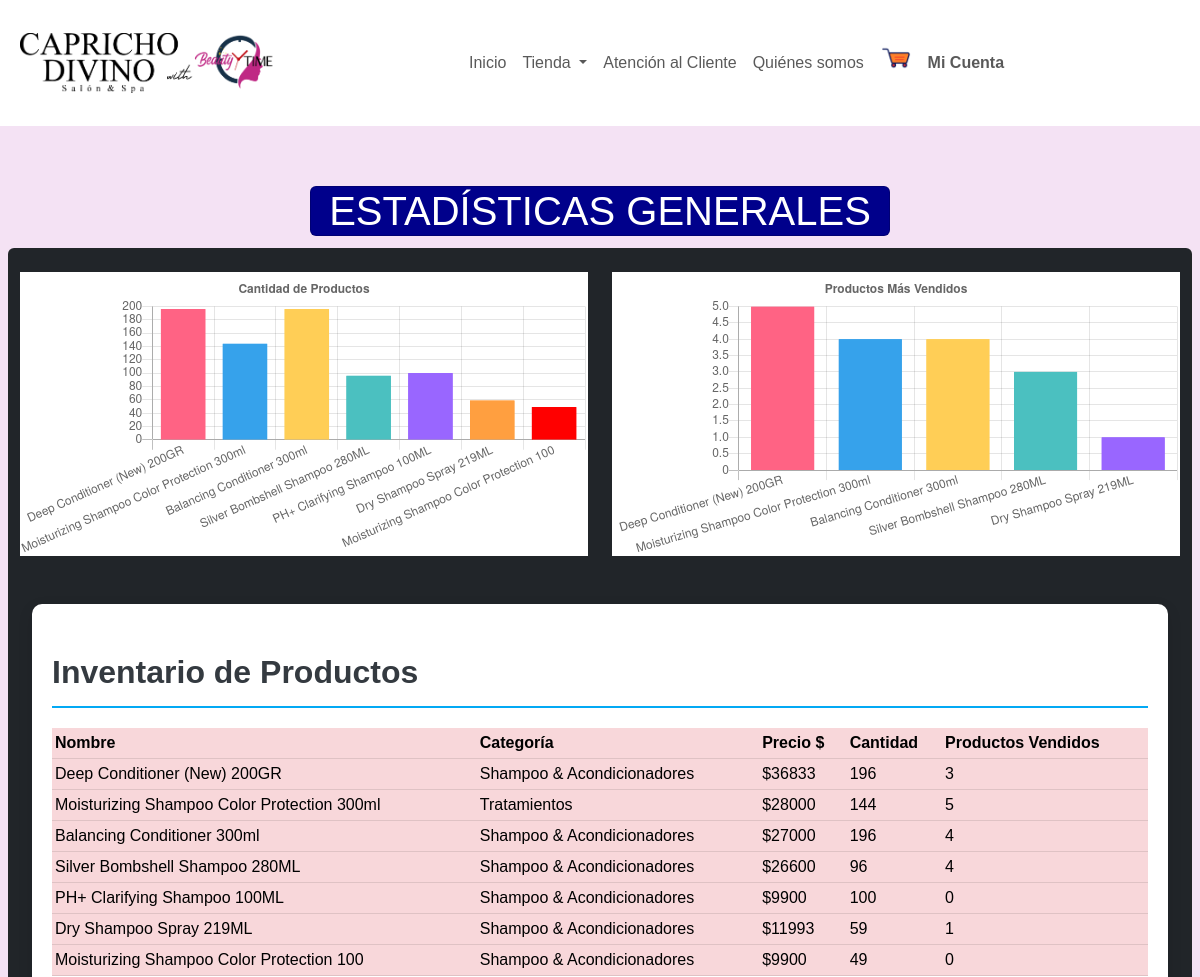
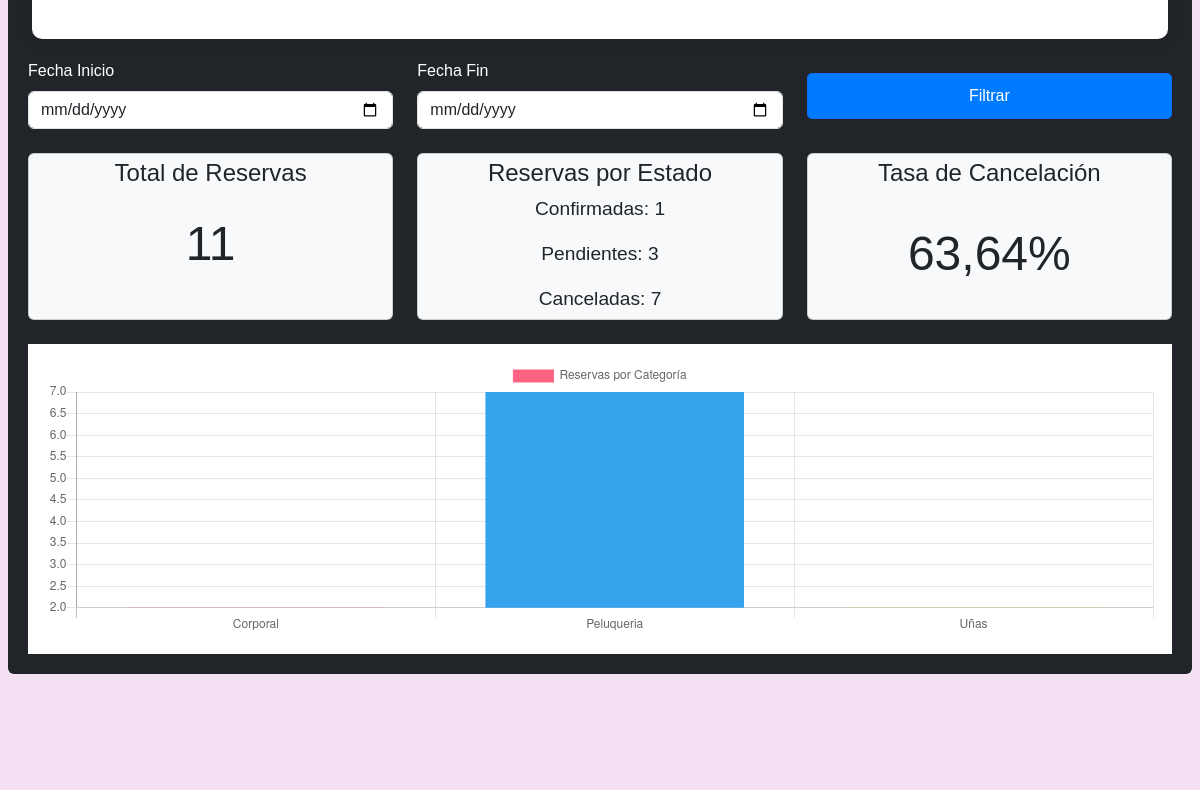
Page /paginas/dashboard (upper part) on the earlier database version (2 pictures, top to bottom).
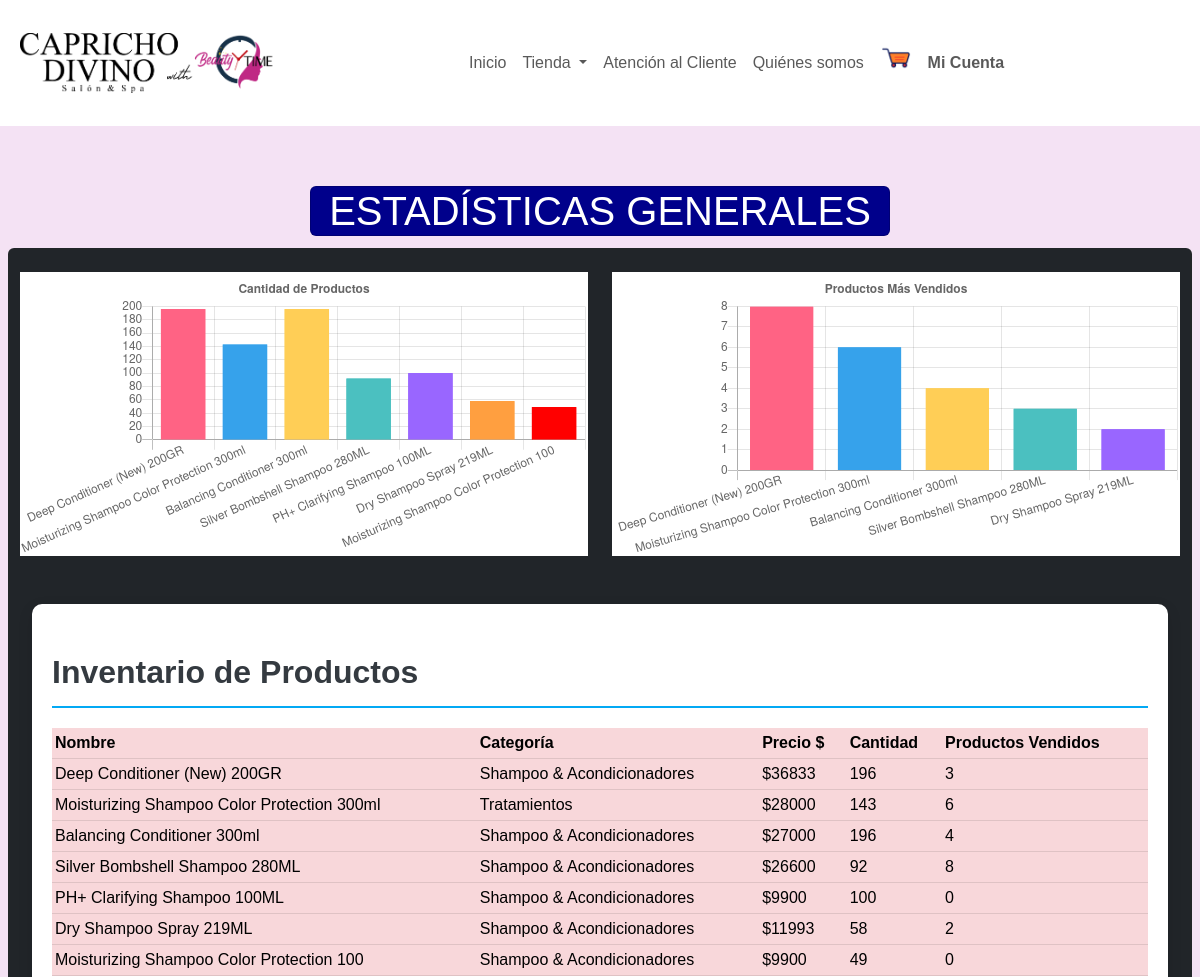
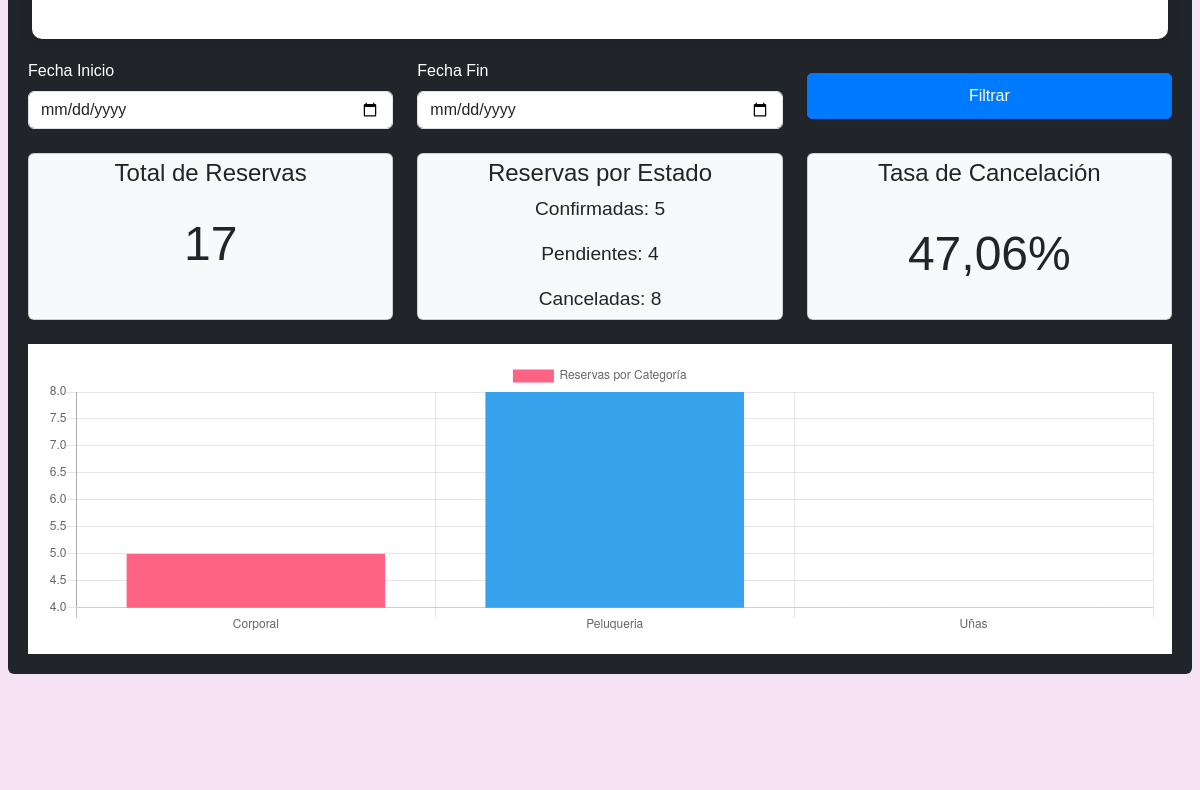
Same page on the later database version (2 pictures, top to bottom).
### core/models.py (models this page shows, shortened)
class Item(models.Model):
    nombre = models.CharField(max_length=100, null=False)
    descripcion = models.TextField(null=True, blank=True)
    categoria = models.ForeignKey(Categoria, on_delete=models.CASCADE, related_name='items')
    tipo = models.CharField(max_length=50, choices=[('producto', 'Producto'), ('servicio', 'Servicio')])
    costo = models.IntegerField(default=0)
    costo2 = models.IntegerField(default=0)
    picture = models.ImageField(upload_to='media/items/', null=True, blank=True)
    descuento = models.DecimalField(max_digits=4, decimal_places=2, null=True, blank=True, default=0.00)
    class Meta:
        verbose_name = 'item'
        verbose_name_plural = 'items'

class Producto(Item):
    cantidad = models.PositiveIntegerField(default=0)
    class Meta:
        verbose_name = 'producto'
        verbose_name_plural = 'productos'

class Item(models.Model):
    nombre = models.CharField(max_length=100, null=False)
    descripcion = models.TextField(null=True, blank=True)
    categoria = models.ForeignKey(Categoria, on_delete=models.CASCADE, related_name='items')
    tipo = models.CharField(max_length=50, choices=[('producto', 'Producto'), ('servicio', 'Servicio')])
    costo = models.IntegerField(default=0)
    costo2 = models.IntegerField(default=0)
    picture = models.ImageField(upload_to='media/items/', null=True, blank=True)
    descuento = models.DecimalField(max_digits=4, decimal_places=2, null=True, blank=True, default=0.00)
    class Meta:
        verbose_name = 'item'
        verbose_name_plural = 'items'

class Categoria(models.Model):
    nombre = models.CharField(max_length=100, unique=True)
    def __str__(self):
        return self.nombre

### core/views.py (the view)
# urls.py: path('paginas/dashboard', views.dashboard, name="dashboard"),
def dashboard(request):
    fecha_inicio = request.GET.get('fecha_inicio')
    fecha_fin = request.GET.get('fecha_fin')
    if fecha_inicio and fecha_fin:
        fecha_inicio = parse_date(fecha_inicio)
        fecha_fin = parse_date(fecha_fin)
    else:
        fecha_inicio = None
        fecha_fin = None
    reservas = Reserva.objects.all()
    if fecha_inicio and fecha_fin:
        reservas = reservas.filter(fecha__range=(fecha_inicio, fecha_fin))
    products = Producto.objects.all()
    product_count = products.count()
    orders = Order.objects.all()
    order_count = orders.count()
    products_sold = OrderItem.objects.values('item_id').annotate(total_quantity=Sum('cantidad')).order_by('-total_quantity')
    product_names = Item.objects.filter(id__in=[product_sold['item_id'] for product_sold in products_sold])
    products_sold_dict = {
        product_sold['item_id']: {
            'total_quantity': product_sold['total_quantity'],
            'name': product_name.nombre
        }
        for product_sold, product_name in zip(products_sold, product_names)
    }
    for product in products:
        if product.id in products_sold_dict:
            product.total_quantity = products_sold_dict[product.id]['total_quantity']
        else:
            product.total_quantity = 0
    total_reservas = reservas.count()
    reservas_confirmadas = reservas.filter(estado='confirmado').count()
    reservas_pendientes = reservas.filter(estado='pendiente').count()
    reservas_canceladas = reservas.filter(estado='eliminado').count()
    tasa_cancelacion = (reservas_canceladas / total_reservas * 100) if total_reservas > 0 else 0
    reservas_por_categoria = reservas.values('servicio__categoria__nombre').annotate(total=Count('id')).order_by('servicio__categoria__nombre')
    context = {
        'products': products,
        'product_count': product_count,
        'orders': orders,
        'order_count': order_count,
        'products_sold': products_sold_dict.values(),
        'total_reservas': total_reservas,
        'reservas_confirmadas': reservas_confirmadas,
        'reservas_pendientes': reservas_pendientes,
        'reservas_canceladas': reservas_canceladas,
        'tasa_cancelacion': tasa_cancelacion,
        'reservas_por_categoria': json.dumps(list(reservas_por_categoria)),
        'fecha_inicio': fecha_inicio,
        'fecha_fin': fecha_fin,
    }
    return render(request, 'dashboard/dashboard.html', context)

### core/cart.py (called while the page is built, shortened)
  def __iter__(self):
    cart = copy.deepcopy(self.cart)
    productos = Producto.objects.filter(id__in=cart)
    for producto in productos:
      cart[str(producto.id)]["producto"] = producto

### core/context_processors.py (called while the page is built)
def cart_badge(request):
    cart = Cart(request)
    item_count = sum(item['cantidad'] for item in cart)
    return {'cart_badge': item_count}

### core/templates/dashboard/dashboard.html (shortened to what the changed rows need)
{% extends "base/base.html" %} {% load widget_tweaks %}
{% load static %}
{%block css %}
<link rel="stylesheet" href="{% static 'css/productos.css' %}" />
{% endblock %}
{% block template %}
<div class="container h-100" style="padding-top: 5%; padding-bottom:3px ">
    <h1  class="card borders custom-heading"  style="text-align: center; background-color: darkblue; color: #ffffff;  width: 50%; margin: 0 auto; ">
    ESTADÍSTICAS GENERALES
    </h1>
    <div class="row d-flex justify-content-center align-items-center h-500 rounded" style="background: #212529; margin-bottom: 10%; margin-top: 1%;  " >
        <div class="col-md-6 my-4">
            <div class="bg-white">
            <div class="card-body">
                <canvas id="myChart1" width="200" height="100"></canvas>
                </div>
            </div>
        </div>
        <div class="col-md-6 my-4">
            <div class="bg-white">
                <div class="card-body">
                    <canvas id="myChart" width="200" height="100"></canvas>
                    </div>
                </div>
            </div>
        <div class="row mt-4">
            <div class="col-md-12">
                <div class="wrapper">
                    <div class="table-responsive">
                        <table class="table table-danger table-hover" id="tableinventario">
                            <thead>
                                <tr class="table-danger">
                                    <th>Nombre</th>
                                    <th>Categoría</th>
                                    <th>Precio $</th>
                                    <th>Cantidad</th>
                                    <th>Productos Vendidos</th>
                                </tr>
                            </thead>
                            <tbody class="text-danger">
                                {% for producto in products %}
                                    {% if producto.tipo == "producto" %}
                                <tr class="table-danger">
                                    <td class="table-danger">{{producto.nombre}}</td>
                                    <td class="table-danger">{{producto.categoria}}</td>
                                    <td class="table-danger">${{producto.costo}}</td>
                                    <td class="table-danger">{{producto.cantidad}}</td>
                                    <td class="table-danger">{{producto.total_quantity}}</td>
                                </tr>
                                    {% endif %}
                                {% endfor %}
                            </tbody>
                        </table>
                    </div>
                </div>
            </div>
        </div>
        <div class="container">
            <div class="row mt-4">
                <div class="col-md-4 d-flex justify-content-center">
                    <div class="card bg-light w-100" style="display: flex; flex-direction: column; justify-content: center; align-items: center; min-height: 150px;">
                        <div class="card-body text-center" style="padding: 5px;">
                            <h5 class="card-title" style="font-size: 1.5rem;">Total de Reservas</h5>
                            <p class="card-text display-3" style="font-size: 3rem; padding: 10%;">{{ total_reservas }}</p>
                        </div>
                    </div>
                </div>
                <div class="col-md-4 d-flex justify-content-center">
                    <div class="card bg-light w-100" style="min-height: 150px; display: flex; flex-direction: column; justify-content: center; align-items: center;">
                        <div class="card-body text-center" style="padding: 5px;">
                            <h5 class="card-title" style="font-size: 1.5rem;">Reservas por Estado</h5>
                            <p class="card-text" style="font-size: 1.2rem;">Confirmadas: {{ reservas_confirmadas }}</p>
                            <p class="card-text" style="font-size: 1.2rem;">Pendientes: {{ reservas_pendientes }}</p>
                            <p class="card-text" style="font-size: 1.2rem;">Canceladas: {{ reservas_canceladas }}</p>
                        </div>
                    </div>
                </div>
                <div class="col-md-4 d-flex justify-content-center">
                    <div class="card bg-light w-100" style="min-height: 150px; display: flex; flex-direction: column; justify-content: center; align-items: center;">
                        <div class="card-body text-center" style="padding: 5px;">
                            <h5 class="card-title" style="font-size: 1.5rem;">Tasa de Cancelación</h5>
                            <p class="card-text" style="font-size: 3rem; padding: 10%;">{{ tasa_cancelacion|floatformat:2 }}%</p>
                        </div>
                    </div>
                </div>
            </div>
            <div class="row mt-4">
                <div class="col-md-12">
                    <div class="bg-white p-3">
                        <canvas id="reservasPorCategoria" width="400" height="100"></canvas>
                    </div>
                </div>
            </div>
        </div>
    </div>
</div>
  {% endblock %}

Differences in the rows shown:
changed Producto "Moisturizing Shampoo Color Protection 300ml": cantidad "144" → "143"; total_quantity "5" → "6"
changed Producto "Silver Bombshell Shampoo 280ML": cantidad "96" → "92"; total_quantity "4" → "8"
changed Producto "Dry Shampoo Spray 219ML": cantidad "59" → "58"; total_quantity "1" → "2"
Other differences:
chart data {{ product.cantidad }}: 196, 144, 196, 96, 100, 59, 49 → 196, 143, 196, 92, 100, 58, 49
chart data {{ product_sold.total_quantity }}: 5, 4, 4, 3, 1 → 8, 6, 4, 3, 2
{{ total_reservas }}: "11" → "17"
{{ reservas_confirmadas }}: "1" → "5"
{{ reservas_pendientes }}: "3" → "4"
{{ reservas_canceladas }}: "7" → "8"
{{ tasa_cancelacion|floatformat:2 }}: "63,64" → "47,06"
